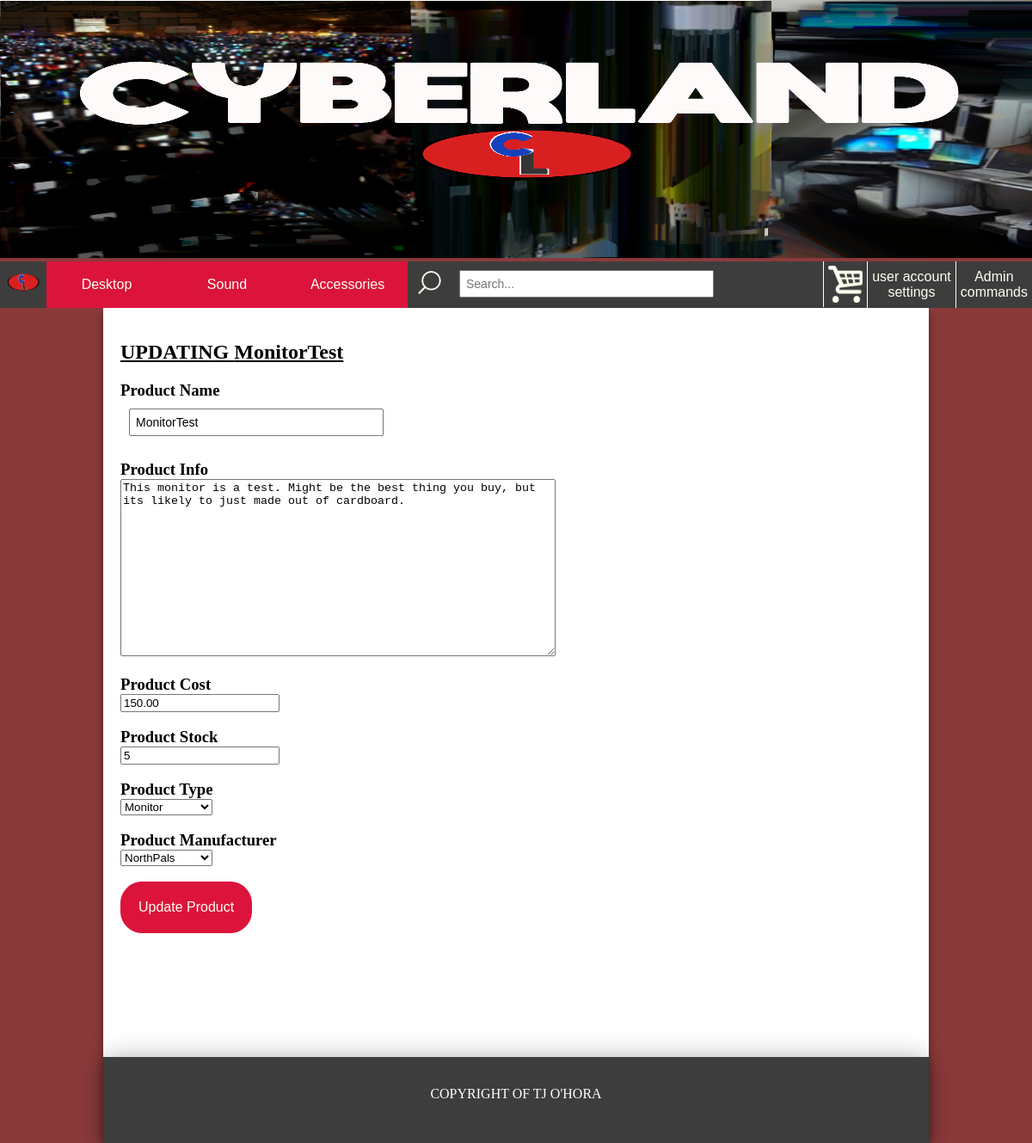
Screenshot of /updateProduct.php?product_ID=5 (signed in) with the database file from the repository.
### tables this page shows
CREATE TABLE `product` (
  `product_ID` int(11) NOT NULL,
  `name` varchar(100) NOT NULL,
  `info` varchar(1000) NOT NULL,
  `cost` decimal(11,2) NOT NULL,
  `product_type_ID` int(11) NOT NULL,
  `manufacturer_ID` int(11) NOT NULL,
  `stock` int(3) NOT NULL
);

CREATE TABLE `product_type` (
  `product_type_ID` int(11) NOT NULL,
  `product_type_info` varchar(100) NOT NULL
);

CREATE TABLE `manufacturer` (
  `manufacturer_ID` int(11) NOT NULL,
  `manufacturer_name` varchar(100) NOT NULL,
  `manufacturer_contact` varchar(100) NOT NULL,
  `manufacturer_contact_2` varchar(100) NOT NULL
);

### updateProduct.php (the view, shortened to what this page needs)
<?php
require 'includes/DB_connection.php';
?>
<!DOCTYPE html>
<html>
    <head>
        <link rel="stylesheet" type="text/css" href="css/common.css">
        <link rel="stylesheet" type="text/css" href="css/adminPage.css">
    </head>
    <body>
        <?php include 'includes/nav.php';?>
        <main id="content">
            <br/>
            <div id="userOptions">
            <?php
            $product = $_GET['product_ID'];
            $query = 'SELECT product.name, product.info, product.cost,product_type.product_type_ID, product_type.product_type_info,manufacturer.manufacturer_name,manufacturer.manufacturer_contact,manufacturer.manufacturer_contact_2, product.stock,product.product_ID'
                    . ' FROM ((product'
                    . ' INNER JOIN manufacturer ON manufacturer.manufacturer_ID = product.manufacturer_ID)'
                    . ' INNER JOIN product_type ON product_type.product_type_ID = product.product_type_ID)'
                    . ' WHERE product_ID=:product';
            $statement = $db->prepare($query);
            $statement->bindValue(':product', $product);
            $statement->execute();
            $all_queries = $statement->fetchAll();
            foreach ($all_queries as $one_query) :
            ?>
                <h2>UPDATING <?php echo $one_query['name'];?></h2>
                <form id="addForm" action="updateProduct2.php?product_ID=<?php echo $one_query['product_ID'];?>" method="post">
                    <h3>Product Name</h3>
                    <input type="text" name="productName" placeholder="Name" value="<?php echo $one_query['name'];?>" required/><br/><br/>
                    <h3>Product Info</h3>
                    <textarea id="productInfo" name="productInfo" placeholder="What is the product? What can it do? What makes it different? Really sell it!"><?php echo $one_query['info'];?></textarea><br/><br/>
                    <h3>Product Cost</h3>
                    <input type="number" name="productCost" placeholder="Cost"  value="<?php echo $one_query['cost'];?>"  required><br/><br/>
                    <h3>Product Stock</h3>
                    <input type="number" name="productStock" placeholder="Stock" value="<?php echo $one_query['stock'];?>" required><br/><br/>
                    <h3>Product Type</h3>
                    <select name="productType" required>
                        <option value="<?php echo $one_query['product_type_ID'];?>"><?php echo $one_query['product_type_info'];?></option>
                    </select><br/><br/>
                    <h3>Product Manufacturer</h3>
                    <select name="productManufacturer" required>
                        <option value="<?php echo $one_query['manufacturer_ID'];?>"><?php echo $one_query['manufacturer_name'];?></option>
                    </select><br/><br/>
                    <input class="userButton" id="updateButton" type='submit' value='Update Product' name='submit' />
                </form>
                <?php
                    endforeach;
                ?>
            </div>
            <br/><br/><br/><br/><br/><br/><br/><br/>
            <footer>
                <?php include 'includes/footer.php';?>
            </footer>
        </main>
    </body>
</html>

### css/common.css (style rules this page uses)
html, body { background-color: #8B3A3A; margin: 0; padding: 0; }
main { background-color: white; width: 960px; margin: 0 auto 0 auto; box-shadow: 0 5px 10px rgba(0,0,0,0.4); }
input[type=text], input[type=password] { padding: 6px; width: 280px; font-size: 14px; margin: 10px; }
footer { background-color: #3D3D3D; height: 100px; box-shadow: 0 5px 30px rgba(0,0,0,0.4); }

### css/adminPage.css (style rules this page uses)
h1,h3 { margin: 0px; }
h2 { margin-bottom: 20px; text-decoration: underline; }
.userButton { background-color: #DC143C; color: ivory; padding: 20px; font-size: 16px; border: 1px #DC143C solid; border-radius: 25px; cursor: pointer; }
#userOptions { margin-left: 20px; }
#productInfo { width: 500px; height: 200px; margin-left: 0px; }

### rows the page displays
product: name "MonitorTest", productName "MonitorTest", productInfo "This monitor is a test. Might be the best thing you buy, but its likely to just made out of cardboard.", productCost "150.00", productStock "5", productType "Monitor", productManufacturer "NorthPals"
